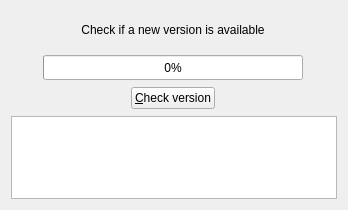
<?xml version="1.0" encoding="UTF-8"?>
<ui version="4.0">
 <class>Updater</class>
 <widget class="QWidget" name="Updater">
  <property name="geometry">
   <rect>
    <x>0</x>
    <y>0</y>
    <width>348</width>
    <height>210</height>
   </rect>
  </property>
  <property name="windowTitle">
   <string>QNetSoul Updater</string>
  </property>
  <layout class="QGridLayout" name="gridLayout">
   <item row="0" column="0">
    <spacer name="horizontalSpacer_5">
     <property name="orientation">
      <enum>Qt::Horizontal</enum>
     </property>
     <property name="sizeHint" stdset="0">
      <size>
       <width>11</width>
       <height>28</height>
      </size>
     </property>
    </spacer>
   </item>
   <item row="0" column="1" colspan="5">
    <widget class="QLabel" name="label">
     <property name="text">
      <string>Check if a new version is available</string>
     </property>
     <property name="scaledContents">
      <bool>false</bool>
     </property>
     <property name="alignment">
      <set>Qt::AlignCenter</set>
     </property>
    </widget>
   </item>
   <item row="0" column="6">
    <spacer name="horizontalSpacer_6">
     <property name="orientation">
      <enum>Qt::Horizontal</enum>
     </property>
     <property name="sizeHint" stdset="0">
      <size>
       <width>12</width>
       <height>38</height>
      </size>
     </property>
    </spacer>
   </item>
   <item row="1" column="0" colspan="2">
    <spacer name="horizontalSpacer">
     <property name="orientation">
      <enum>Qt::Horizontal</enum>
     </property>
     <property name="sizeHint" stdset="0">
      <size>
       <width>40</width>
       <height>22</height>
      </size>
     </property>
    </spacer>
   </item>
   <item row="1" column="2" colspan="3">
    <widget class="QProgressBar" name="progressBar">
     <property name="minimumSize">
      <size>
       <width>260</width>
       <height>25</height>
      </size>
     </property>
     <property name="value">
      <number>0</number>
     </property>
    </widget>
   </item>
   <item row="1" column="5" colspan="2">
    <spacer name="horizontalSpacer_2">
     <property name="orientation">
      <enum>Qt::Horizontal</enum>
     </property>
     <property name="sizeHint" stdset="0">
      <size>
       <width>41</width>
       <height>22</height>
      </size>
     </property>
    </spacer>
   </item>
   <item row="2" column="0" colspan="3">
    <spacer name="horizontalSpacer_3">
     <property name="orientation">
      <enum>Qt::Horizontal</enum>
     </property>
     <property name="sizeHint" stdset="0">
      <size>
       <width>115</width>
       <height>24</height>
      </size>
     </property>
    </spacer>
   </item>
   <item row="2" column="3">
    <widget class="QPushButton" name="pushButton">
     <property name="text">
      <string>&amp;Check version</string>
     </property>
    </widget>
   </item>
   <item row="2" column="4" colspan="3">
    <spacer name="horizontalSpacer_4">
     <property name="orientation">
      <enum>Qt::Horizontal</enum>
     </property>
     <property name="sizeHint" stdset="0">
      <size>
       <width>115</width>
       <height>24</height>
      </size>
     </property>
    </spacer>
   </item>
   <item row="3" column="0" colspan="7">
    <widget class="QTextBrowser" name="textBrowser"/>
   </item>
  </layout>
 </widget>
 <resources/>
 <connections>
  <connection>
   <sender>pushButton</sender>
   <signal>clicked()</signal>
   <receiver>textBrowser</receiver>
   <slot>show()</slot>
   <hints>
    <hint type="sourcelabel">
     <x>152</x>
     <y>110</y>
    </hint>
    <hint type="destinationlabel">
     <x>292</x>
     <y>137</y>
    </hint>
   </hints>
  </connection>
  <connection>
   <sender>pushButton</sender>
   <signal>clicked()</signal>
   <receiver>progressBar</receiver>
   <slot>show()</slot>
   <hints>
    <hint type="sourcelabel">
     <x>152</x>
     <y>110</y>
    </hint>
    <hint type="destinationlabel">
     <x>306</x>
     <y>67</y>
    </hint>
   </hints>
  </connection>
 </connections>
</ui>
